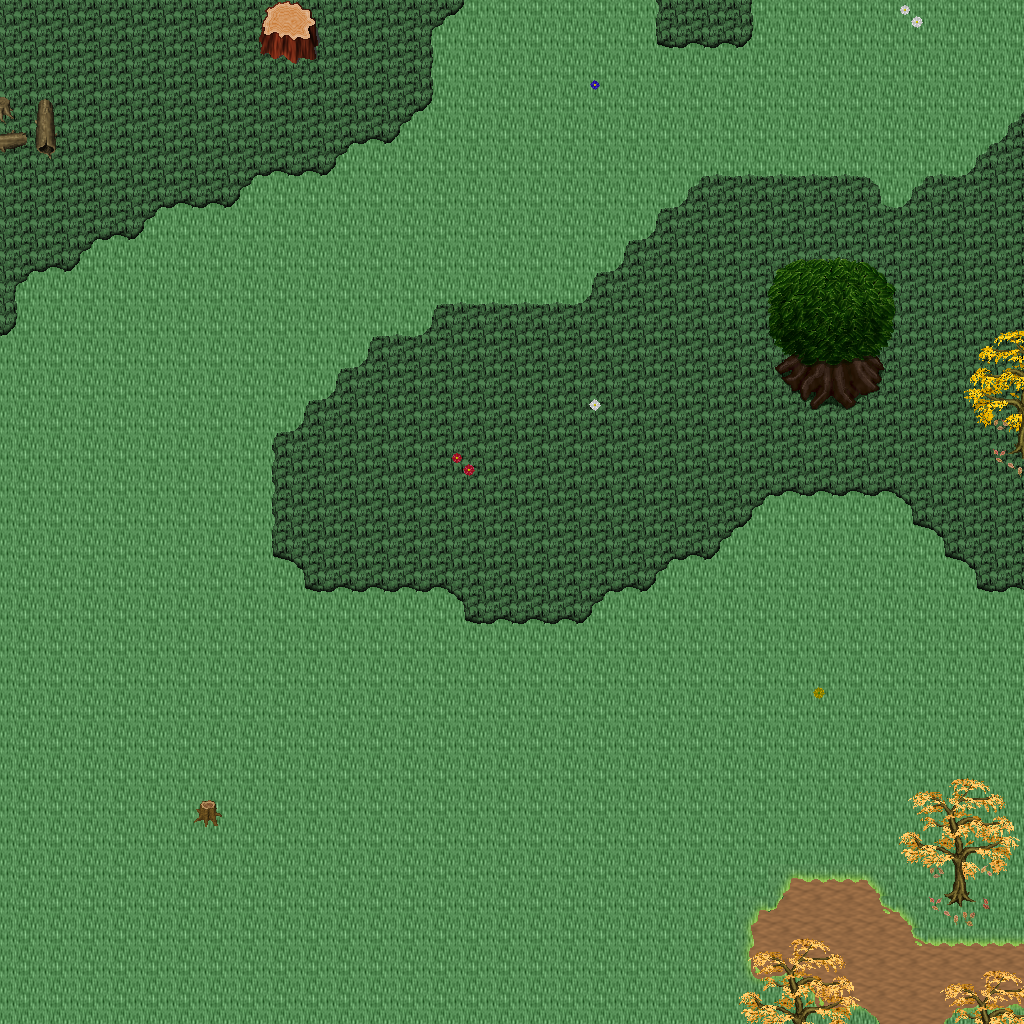

Rendered tile map (Tiled .tmx) drawn with the repository's tilesets; below, a short description and the map source with its tile grids summarised:
An orthogonal 32x32 tile map with 32x32 px tiles, 5 tile layers (Ground, Objects, Objects2, Above, ...), 1 hidden layer not drawn, 18 tilesets.

<map version="1.10" tiledversion="1.11.0" orientation="orthogonal" renderorder="right-down" width="32" height="32" tilewidth="32" tileheight="32" infinite="0" nextlayerid="11" nextobjectid="1">
 <tileset firstgid="1" name="logic_collision" tilewidth="32" tileheight="32" tilecount="1" columns="1">
  <image source="../drawable/logic_collision.png" width="32" height="32" />
 </tileset>
 <tileset firstgid="2" name="ground_ground" tilewidth="32" tileheight="32" tilecount="33" columns="3">
  <image source="../drawable/ground_ground.png" width="96" height="352" />
 </tileset>
 <tileset firstgid="35" name="ground_grass_corners" tilewidth="32" tileheight="32" tilecount="24" columns="6">
  <image source="../drawable/ground_grass_corners.png" width="192" height="128" />
 </tileset>
 <tileset firstgid="59" name="ground_grass_edges" tilewidth="32" tileheight="32" tilecount="36" columns="12">
  <image source="../drawable/ground_grass_edges.png" width="384" height="96" />
 </tileset>
 <tileset firstgid="95" name="ground_grass_2" tilewidth="32" tileheight="32" tilecount="21" columns="3">
  <image source="../drawable/ground_grass_2.png" width="96" height="224" />
 </tileset>
 <tileset firstgid="116" name="plant_leaves" tilewidth="32" tileheight="32" tilecount="8" columns="4">
  <image source="../drawable/plant_leaves.png" width="128" height="64" />
 </tileset>
 <tileset firstgid="124" name="plant_tree_tree_darkgreen" tilewidth="32" tileheight="32" tilecount="88" columns="8">
  <image source="../drawable/plant_tree_tree_darkgreen.png" width="256" height="352" />
 </tileset>
 <tileset firstgid="212" name="plant_tree_fall_trees" tilewidth="32" tileheight="32" tilecount="40" columns="8">
  <image source="../drawable/plant_tree_fall_trees.png" width="256" height="160" />
 </tileset>
 <tileset firstgid="252" name="plant_tree_pine_tree" tilewidth="32" tileheight="32" tilecount="20" columns="4">
  <image source="../drawable/plant_tree_pine_tree.png" width="128" height="160" />
 </tileset>
 <tileset firstgid="272" name="plant_stump_hollow_logs" tilewidth="32" tileheight="32" tilecount="6" columns="3">
  <image source="../drawable/plant_stump_hollow_logs.png" width="96" height="64" />
 </tileset>
 <tileset firstgid="278" name="plant_stump_small_stump" tilewidth="32" tileheight="32" tilecount="4" columns="2">
  <image source="../drawable/plant_stump_small_stump.png" width="64" height="64" />
 </tileset>
 <tileset firstgid="282" name="plant_stump_stump_pale_purple" tilewidth="32" tileheight="32" tilecount="4" columns="2">
  <image source="../drawable/plant_stump_stump_pale_purple.png" width="64" height="64" />
 </tileset>
 <tileset firstgid="286" name="plant_flower_daisy_blue" tilewidth="32" tileheight="32" tilecount="8" columns="2">
  <image source="../drawable/plant_flower_daisy_blue.png" width="64" height="128" />
 </tileset>
 <tileset firstgid="294" name="plant_flower_daisy_red" tilewidth="32" tileheight="32" tilecount="8" columns="2">
  <image source="../drawable/plant_flower_daisy_red.png" width="64" height="128" />
 </tileset>
 <tileset firstgid="302" name="plant_flower_daisy_white" tilewidth="32" tileheight="32" tilecount="8" columns="2">
  <image source="../drawable/plant_flower_daisy_white.png" width="64" height="128" />
 </tileset>
 <tileset firstgid="310" name="plant_flower_daisy_yellow" tilewidth="32" tileheight="32" tilecount="8" columns="2">
  <image source="../drawable/plant_flower_daisy_yellow.png" width="64" height="128" />
 </tileset>
 <tileset firstgid="318" name="logic_creature_ent" tilewidth="32" tileheight="32" tilecount="4" columns="4">
  <image source="../drawable/logic_creature_ent.png" width="128" height="32" />
 </tileset>
 <tileset firstgid="322" name="logic_creature_animal" tilewidth="32" tileheight="32" tilecount="32" columns="8">
  <image source="../drawable/logic_creature_animal.png" width="256" height="128" />
 </tileset>
 <layer id="1" name="Ground" width="32" height="32">
  <data>[1024 cells, 1024 non-empty, 3 distinct tile ids]</data>
 </layer>
 <layer id="2" name="Objects" width="32" height="32">
  <data>[1024 cells, 150 non-empty, 48 distinct tile ids]</data>
 </layer>
 <layer id="3" name="Objects2" width="32" height="32">
  <data>[1024 cells, 6 non-empty, 4 distinct tile ids]</data>
 </layer>
 <layer id="4" name="Above" width="32" height="32">
  <data>[1024 cells, 54 non-empty, 36 distinct tile ids]</data>
 </layer>
 <layer id="5" name="Above2" width="32" height="32">
  <data>[1024 cells, 0 non-empty, 0 distinct tile ids]</data>
 </layer>
 <layer id="6" name="Walkable" width="32" height="32" visible="0">
  <data>[1024 cells, 18 non-empty, 1 distinct tile ids]</data>
 </layer>
 <objectgroup id="7" name="Mapevents" />
 <objectgroup id="8" name="Spawn" />
 <objectgroup id="9" name="Keys" />
 <objectgroup id="10" name="Replace" />
</map>
